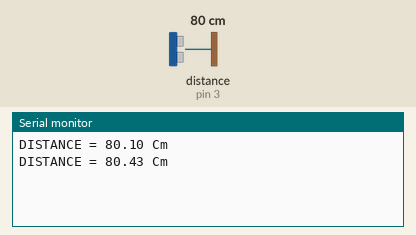
Bench run of a sketch on a simulated Arduino Uno, built with avr-gcc and run on an emulated ATmega328P. On the bench: the last lines printed to the serial monitor. Wiring (inferred from the names in the program): ultrasonic range finder: trigger pin 2; echo pin 3. The inputs (shaded band) are chosen by the test bench; at power-on: distance to the obstacle (sensor on pin 3) 80 cm. The echo pulse lasts 58.3 µs per cm.

Above: at 2.8 s.
2.9 s: distance to the obstacle (sensor on pin 3) set to 2 cm
At 4.6 s:
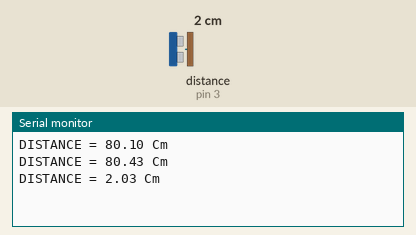
5.6 s: distance to the obstacle (sensor on pin 3) set to 4 cm
At 7.4 s:
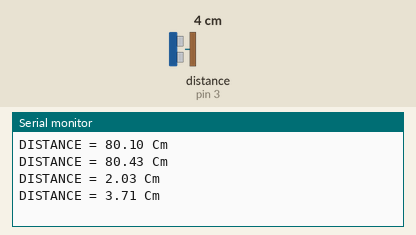
Timing chart, 0 to 8.9 s (numbered marks = the images above; inputs shaded):
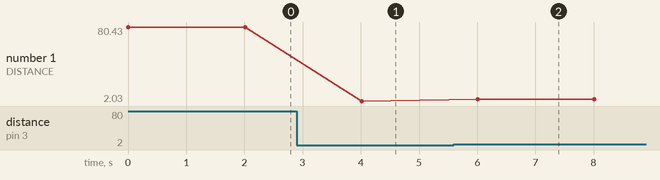

The sketch:

Measuring_distance_with_Ultrasonic_sensor_and_arduino.ino
```cpp
const int echopin=3;
const int trigpin=2;
void setup() {
  Serial.begin(9600);
  pinMode(trigpin,OUTPUT);
  pinMode(echopin,INPUT);
}
void loop() {
  float distance;
  digitalWrite(trigpin,LOW);
  delayMicroseconds(2);
  digitalWrite(trigpin,HIGH);
  delayMicroseconds(10);
  digitalWrite(trigpin,LOW);

  distance =pulseIn(echopin,HIGH)/58.0;
  Serial.print("DISTANCE = ");
  Serial.print(distance);
  Serial.println(" Cm");
  delay(2000);

}
```

Measured:
- after the input at 2.9 s, the serial monitor: prints a new line after 1.1 s (image 1)
- after the input at 5.6 s, the serial monitor: prints a new line after 0.41 s (image 2)
- plotted number 1: 80.43 → 2.03 after the input at 2.9 s, 2.03 → 3.71 after the input at 5.6 s
